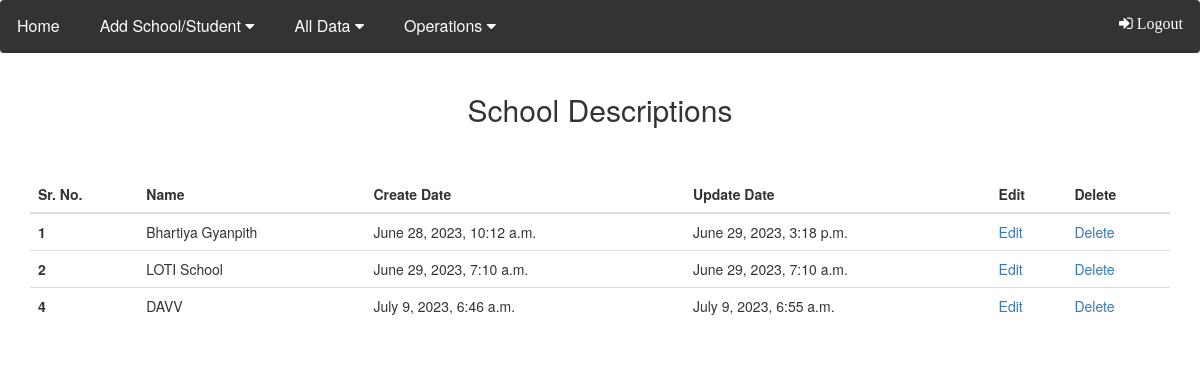
Screenshot of /app/sch-list/ with the database file from the repository.
### schoolapp/models.py (models this page shows)
class School(models.Model):
    name = models.CharField(max_length=100)
    create_at = models.DateTimeField(auto_now_add=True)
    update_at = models.DateTimeField(auto_now=True)

### schoolapp/views.py (the view)
# urls.py: path('sch-list/', sch_list),
def sch_list(request):
    obj = School.objects.all()
    return render(request, 'school_list.html', {'obj':obj})

### schoolapp/template/school_list.html (shortened to what this page needs)
{% include "header.html" %}
<!DOCTYPE html>
<html lang="en">
</head>
<link rel="stylesheet" href="https://maxcdn.bootstrapcdn.com/bootstrap/3.4.1/css/bootstrap.min.css">
<body>
    <div class="container">
        <center><h2>School Descriptions</h2></center>
        <br>
        <br>
    <table class="table">
        <thead>
          <tr>
            <th scope="col">Sr. No.</th>
            <th scope="col">Name</th>
            <th scope="col">Create Date</th>
            <th scope="col">Update Date</th>
            <th scope="col">Edit</th>
            <th scope="col">Delete</th>
          </tr>
        </thead>
        <tbody>
            {% for data in obj %}
          <tr>
            <th scope="row">{{data.id}}</th>
            <td>{{data.name}}</td>
            <td>{{data.create_at}}</td>
            <td>{{data.update_at}}</td>
            <td><a href="/app/update-school/{{data.id}}/">Edit</a></td>
            <td><a href="/app/delete-school/{{data.id}}/">Delete</a></td>
          </tr>
          {% endfor %}
    </tbody>
</table>
</div>
</body>
</html>

### schoolapp/template/header.html (style rules this page uses)
body { font-family: Arial, Helvetica, sans-serif; }

### rows the page displays
School: id "1", name "Bhartiya Gyanpith", create_at "June 28, 2023, 10:12 a.m.", update_at "June 29, 2023, 3:18 p.m."
School: id "2", name "LOTI School", create_at "June 29, 2023, 7:10 a.m.", update_at "June 29, 2023, 7:10 a.m."
School: id "4", name "DAVV", create_at "July 9, 2023, 6:46 a.m.", update_at "July 9, 2023, 6:55 a.m."
